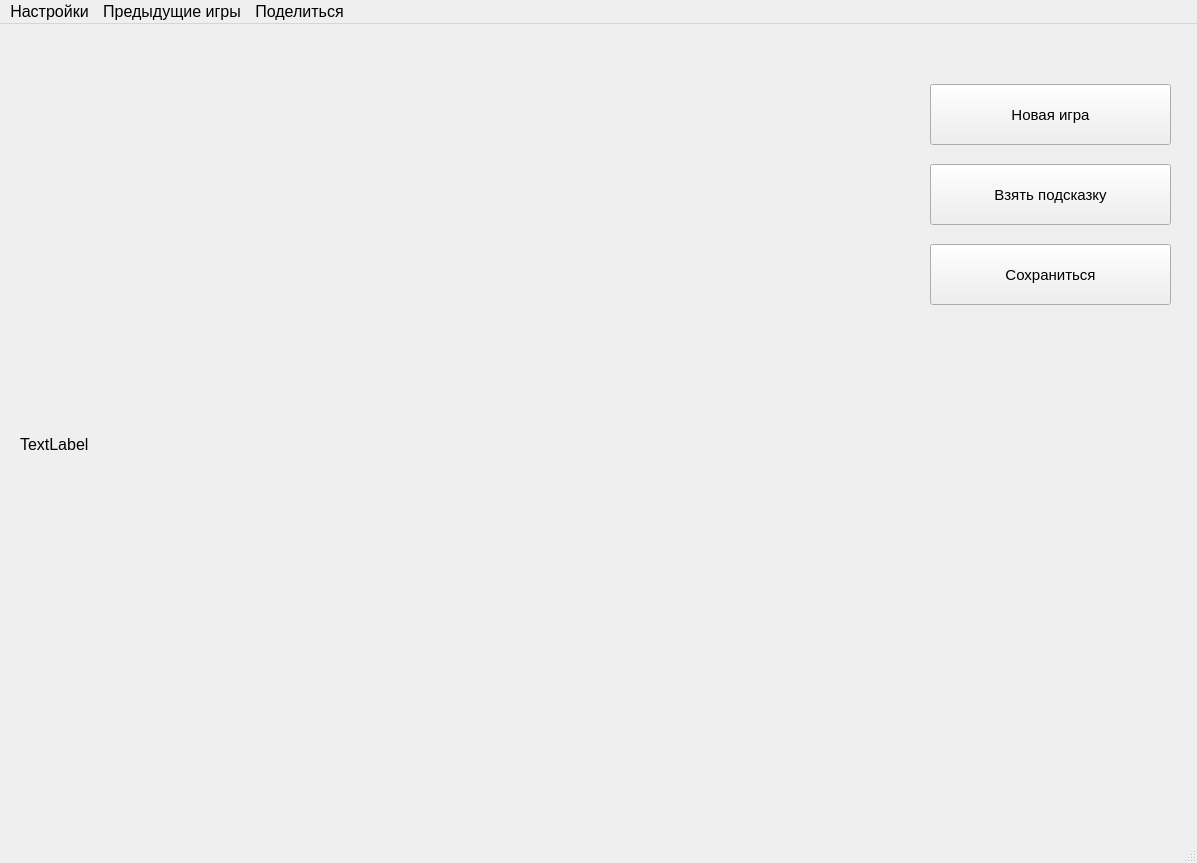
<?xml version="1.0" encoding="UTF-8"?>
<ui version="4.0">
 <class>MainWindow</class>
 <widget class="QMainWindow" name="MainWindow">
  <property name="geometry">
   <rect>
    <x>0</x>
    <y>0</y>
    <width>1197</width>
    <height>863</height>
   </rect>
  </property>
  <property name="font">
   <font>
    <pointsize>12</pointsize>
   </font>
  </property>
  <property name="windowTitle">
   <string>MainWindow</string>
  </property>
  <widget class="QWidget" name="centralwidget">
   <widget class="QPushButton" name="new_game">
    <property name="geometry">
     <rect>
      <x>930</x>
      <y>60</y>
      <width>241</width>
      <height>61</height>
     </rect>
    </property>
    <property name="font">
     <font>
      <pointsize>11</pointsize>
     </font>
    </property>
    <property name="text">
     <string>Новая игра</string>
    </property>
   </widget>
   <widget class="QPushButton" name="save">
    <property name="geometry">
     <rect>
      <x>930</x>
      <y>220</y>
      <width>241</width>
      <height>61</height>
     </rect>
    </property>
    <property name="font">
     <font>
      <pointsize>11</pointsize>
     </font>
    </property>
    <property name="text">
     <string>Сохраниться</string>
    </property>
   </widget>
   <widget class="QPushButton" name="take_hint">
    <property name="geometry">
     <rect>
      <x>930</x>
      <y>140</y>
      <width>241</width>
      <height>61</height>
     </rect>
    </property>
    <property name="font">
     <font>
      <pointsize>11</pointsize>
     </font>
    </property>
    <property name="text">
     <string>Взять подсказку</string>
    </property>
   </widget>
   <widget class="QLabel" name="desk">
    <property name="geometry">
     <rect>
      <x>20</x>
      <y>20</y>
      <width>800</width>
      <height>800</height>
     </rect>
    </property>
    <property name="text">
     <string>TextLabel</string>
    </property>
   </widget>
  </widget>
  <widget class="QMenuBar" name="menubar">
   <property name="geometry">
    <rect>
     <x>0</x>
     <y>0</y>
     <width>1197</width>
     <height>34</height>
    </rect>
   </property>
   <widget class="QMenu" name="settings">
    <property name="title">
     <string>Настройки</string>
    </property>
    <addaction name="action_3"/>
    <addaction name="action_4"/>
    <addaction name="action_5"/>
   </widget>
   <widget class="QMenu" name="menu_2">
    <property name="title">
     <string>Поделиться</string>
    </property>
    <addaction name="action"/>
    <addaction name="action_2"/>
   </widget>
   <widget class="QMenu" name="previous_games">
    <property name="title">
     <string>Предыдущие игры</string>
    </property>
   </widget>
   <addaction name="settings"/>
   <addaction name="previous_games"/>
   <addaction name="menu_2"/>
  </widget>
  <widget class="QStatusBar" name="statusbar"/>
  <action name="action">
   <property name="text">
    <string>Файлом</string>
   </property>
  </action>
  <action name="action_2">
   <property name="text">
    <string>Фото</string>
   </property>
  </action>
  <action name="action_3">
   <property name="text">
    <string>Изменить уровень</string>
   </property>
  </action>
  <action name="action_4">
   <property name="text">
    <string>Изменить цвет</string>
   </property>
  </action>
  <action name="action_5">
   <property name="text">
    <string>Изменить папку сохранения</string>
   </property>
  </action>
 </widget>
 <resources/>
 <connections/>
</ui>
